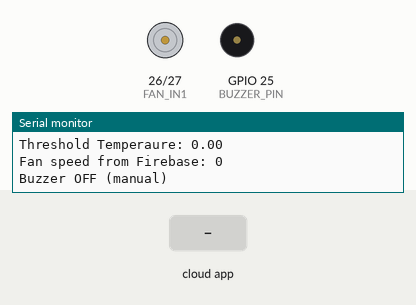
Simulated run of this sketch. Board: ESP32. Shown: motor-driver pin pairs drawn as motors (green arrow = first pin HIGH = forward, orange = second pin HIGH = backward, longer = more drive), buzzer (waves = sounding, pin HIGH), the last lines printed to the serial monitor. The test bench sets the inputs (shaded band). WiFi joins after 1.5 s; servers stay silent unless stated; the local clock reads 2024-03-15 10:24:30 at power-on unless the sketch sets it; the Firebase database answers and starts empty.

Above: at 9.0 s.
9.1 s: the phone or cloud app sets buzzer to 1
At 10.3 s:
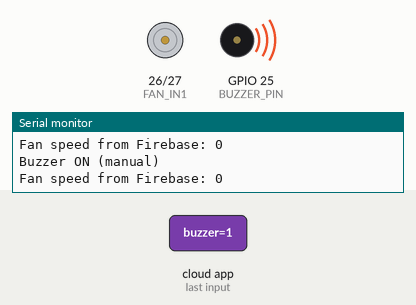
11.0 s: the phone or cloud app sets fanSpeed to 1
At 12.2 s:
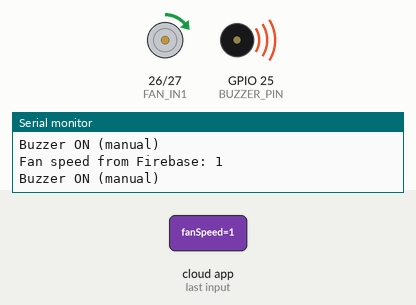
12.8 s: the phone or cloud app sets autoMode to 1
At 14.0 s:
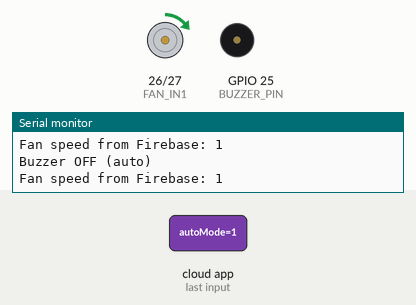
14.3 s: the phone or cloud app sets fanSpeed to 0
At 16.2 s:
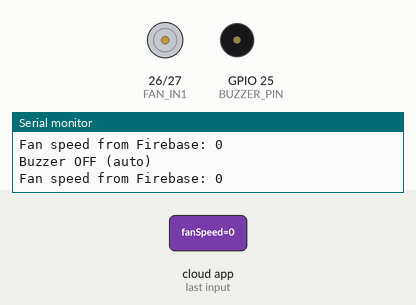
Timing chart, 0 to 17.4 s (numbered marks = the images above; inputs shaded):
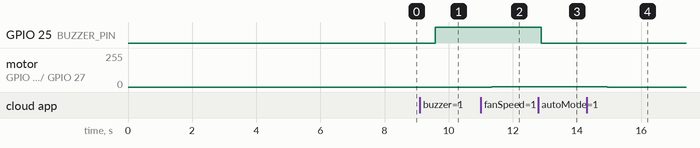

The sketch:

esp32.ino
```cpp
#include <WiFi.h>
#include <FirebaseESP32.h>


#include <DHT.h>
#include <Adafruit_Sensor.h>
#include <time.h>

// Replace with your network credentials
#define WIFI_SSID "S"
#define WIFI_PASSWORD "12345678"

// Replace with your Firebase project credentials
#define API_KEY "AIzaSyABeppC4z0SrUmDDieiAH0W9BTAY233FPE"
#define DATABASE_URL "https://solar-dryer-d2d1c-default-rtdb.firebaseio.com/"

// NTP Server settings
#define NTP_SERVER "pool.ntp.org"
#define GMT_OFFSET_SEC 19800  // India is UTC+5:30 (5.5*60*60)
#define DAYLIGHT_OFFSET_SEC 0
#define BUZZER_PIN 25
// DHT Sensor
#define DHTPIN 15    // ESP32 GPIO pin where DHT is connected
#define DHTTYPE DHT22 // DHT 22 (AM2302)
DHT dht(DHTPIN, DHTTYPE);

#define C_DHTPIN 14
#define C_DHTTYPE DHT22
DHT cdht(C_DHTPIN, C_DHTTYPE);

// Firebase objects
FirebaseData fbdo;
FirebaseAuth auth;
FirebaseConfig config;

// Variables to store sensor readings
float temperature = 0.0;
float humidity = 0.0;
float C_temperature = 0.0;
float C_humidity = 0.0;
char timestamp[25]; // Global timestamp buffer - moved here to global scope
String collectorShape="V_noholes";
int buzzerControl = -1;
int automode=1;
#define FAN_IN1 26  // PWM pin
#define FAN_IN2 27  // Direction pin (keep LOW for this fan)
int fanSpeed = 0;   // 0–255 manual speed
float autoTempThreshold = 20.0; // °C

unsigned long previousMillis = 0;
const long interval = 60000;  // Read sensor every 2 seconds

// Function to get current timestamp in the format "YYYY-MM-DD HH:MM:SS"
void getTimestamp() {
  struct tm timeinfo;
  if(!getLocalTime(&timeinfo)) {
    Serial.println("Failed to obtain time");
    strcpy(timestamp, "0000-00-00 00:00:00");
    return;
  }

  strftime(timestamp, sizeof(timestamp), "%Y-%m-%d %H:%M:%S", &timeinfo);
}

void fetchControls() {
  if (Firebase.getFloat(fbdo, "/solarDryer/control/thresholdTemp")) {
    autoTempThreshold = fbdo.floatData();
  }
  if (Firebase.getInt(fbdo, "/solarDryer/control/buzzer")) {
    buzzerControl = fbdo.intData();
  }
  if (Firebase.getInt(fbdo, "/solarDryer/control/autoMode")) {
    automode = fbdo.intData();
  }
}

void updateBuzzerLogic() {
  if (automode == 0) {
    // Manual mode
    if (buzzerControl == 1) {
      digitalWrite(BUZZER_PIN, HIGH);
      Serial.println("Buzzer ON (manual)");
    } else {
      digitalWrite(BUZZER_PIN, LOW);
      Serial.println("Buzzer OFF (manual)");
    }
  } else {
    // Auto mode
    if (temperature > autoTempThreshold) {
      digitalWrite(BUZZER_PIN, HIGH);
      Serial.println("Buzzer ON (auto)");

      // update Firebase so app sees ON
      Firebase.setInt(fbdo, "/solarDryer/control/buzzer", 1);
    } else {
      digitalWrite(BUZZER_PIN, LOW);
      Serial.println("Buzzer OFF (auto)");
      Firebase.setInt(fbdo, "/solarDryer/control/buzzer", 0);
    }
  }
}

void uploadHistory() {
  // 🔥 Get current timestamp in milliseconds
  unsigned long long timestamp = millis();
  // (Better: use NTP time for real-world timestamp in ms)

  // Path like: /solarDryer/history/Cylinder_holes/1755622998811
  String basePath = "/solarDryer/history/" + collectorShape + "/" + String(timestamp);

  // Save as indexed values
  if (Firebase.setFloat(fbdo, basePath + "/0", temperature)) {
    Serial.println("Temperature history saved");
  }
  if (Firebase.setFloat(fbdo, basePath + "/1", humidity)) {
    Serial.println("Humidity history saved");
  }
  if (Firebase.setFloat(fbdo, basePath + "/2", C_temperature)) {
    Serial.println("Collector Temp history saved");
  }
  if (Firebase.setFloat(fbdo, basePath + "/3", C_humidity)) {
    Serial.println("Collector Humidity history saved");
  }
}


void setup() {
  Serial.begin(9600);
  delay(2000);
  Serial.println("Hello from ESP32");

  // Initialize DHT sensors

   pinMode(FAN_IN1, OUTPUT);
  pinMode(FAN_IN2, OUTPUT);
  digitalWrite(FAN_IN2, LOW); // fixed direction
  analogWrite(FAN_IN1, 0);
  pinMode(BUZZER_PIN, OUTPUT);
  digitalWrite(BUZZER_PIN, LOW);

  dht.begin();
  delay(1000);
  cdht.begin();
  delay(1000);

  WiFi.begin(WIFI_SSID, WIFI_PASSWORD);
  Serial.print("Connecting to Wi-Fi");
  while (WiFi.status() != WL_CONNECTED) {
    Serial.print(".");
    delay(500);
  }
  Serial.println();
  Serial.println("Connected to Wi-Fi");
  Serial.print("WiFi signal strength (RSSI): ");
  Serial.println(WiFi.RSSI());

  // Configure time from NTP server
  configTime(GMT_OFFSET_SEC, DAYLIGHT_OFFSET_SEC, NTP_SERVER);
  Serial.println("Setting up time sync");
  delay(2000);

  // Get initial time
  getTimestamp();
  Serial.print("Current time: ");
  Serial.println(timestamp);

  Serial.println("Setting up Firebase config...");

  // Increase SSL buffer size
  fbdo.setBSSLBufferSize(4096, 1024);
  fbdo.setResponseSize(4096);

  // Firebase configuration
  config.api_key = API_KEY;
  config.database_url = DATABASE_URL;

  // Sign in with credentials
  auth.user.email = "shivnanzu@gmail.com";
  auth.user.password = "shiva_shiva";

  Serial.println("Starting Firebase...");

  // Initialize Firebase
  Firebase.begin(&config, &auth);
  Firebase.reconnectWiFi(true);
  Firebase.setReadTimeout(fbdo, 1000 * 60); // 1 minute timeout
  Firebase.setwriteSizeLimit(fbdo, "tiny");

  Serial.println("Firebase initialized");

  // Retry connection if needed
  int retryCount = 0;
  while (!Firebase.ready() && retryCount < 10) {
    Serial.println("Retrying Firebase connection...");
    delay(1000);
    retryCount++;
  }

  if (Firebase.ready()) {
    Serial.println("Firebase is ready");
  } else {
    Serial.println("Firebase not ready after retries");
  }

  if (Firebase.getString(fbdo, "/solarDryer/latest/Collector_shape")) {
   collectorShape= fbdo.stringData();
  Serial.println("Collector shape: " + collectorShape);
} else {
  Serial.println("Failed to get collector shape");
  Serial.println(fbdo.errorReason());
}
  if (Firebase.getFloat(fbdo, "/solarDryer/control/thresholdTemp")) {
   autoTempThreshold= fbdo.floatData();
  Serial.println("Threshold Temperaure: " +String(autoTempThreshold) );
} else {
  Serial.println("Failed to get collector shape");
  Serial.println(fbdo.errorReason());
}


}

void loop() {
  unsigned long currentMillis = millis();

  // Only read sensor every 2 seconds
  if (currentMillis - previousMillis >= interval) {
    previousMillis = currentMillis;

    // Get current timestamp
    getTimestamp();
    Serial.print("Current time: ");
    Serial.println(timestamp);

    // Read sensor values
    humidity = dht.readHumidity();
    temperature = dht.readTemperature();
    C_humidity = cdht.readHumidity();
    C_temperature = cdht.readTemperature();

    // Upload timestamp to Firebase
    if (Firebase.setString(fbdo, "/solarDryer/latest/timestamp", timestamp)) {
      Serial.println("Timestamp uploaded successfully");
    } else {
      Serial.println("Failed to upload timestamp");
      Serial.println(fbdo.errorReason());
    }

    // Check if readings failed for first sensor
    if (isnan(temperature) || isnan(humidity)) {
      Serial.println("Failed to read from DHT sensor!");

      // Try to reinitialize the sensor
      dht.begin();
      delay(1000);
    } else {
      Serial.printf("Temp: %.2f C, Humidity: %.2f %%\n", temperature, humidity);


      if (Firebase.setFloat(fbdo, "/solarDryer/latest/temperature", temperature)) {
        Serial.println("Temperature uploaded successfully");
      } else {
        Serial.println("Failed to upload temperature");
        Serial.println(fbdo.errorReason());
      }

      if (Firebase.setFloat(fbdo, "/solarDryer/latest/humidity", humidity)) {
        Serial.println("Humidity uploaded successfully");
      } else {
        Serial.println("Failed to upload humidity");
        Serial.println(fbdo.errorReason());
      }


    }

    // Check if readings failed for second sensor
    if (isnan(C_temperature) || isnan(C_humidity)) {
      Serial.println("Failed to read from Collector DHT sensor!");
      // Try to reinitialize the sensor
      cdht.begin();
      delay(1000);
    } else {
      Serial.printf("Sensor 2 - C_Temp: %.2f C, C_Humidity: %.2f %%\n", C_temperature, C_humidity);

      // Upload to Firebase with C_ endpoints
      if (Firebase.setFloat(fbdo, "/solarDryer/latest/Collector_temperature", C_temperature)) {
        Serial.println("C_temperature uploaded successfully");
      } else {
        Serial.println("Failed to upload C_temperature");
        Serial.println(fbdo.errorReason());
      }

      if (Firebase.setFloat(fbdo, "/solarDryer/latest/Collector_humidity", C_humidity)) {
        Serial.println("C_humidity uploaded successfully");
      } else {
        Serial.println("Failed to upload C_humidity");
        Serial.println(fbdo.errorReason());
      }
    }
    uploadHistory();
  }


  if (Firebase.getInt(fbdo, "/solarDryer/control/fanSpeed")) { // Flutter app sets this
    fanSpeed = fbdo.intData();
    fanSpeed = constrain(fanSpeed, 0, 255);
    Serial.printf("Fan speed from Firebase: %d\n", fanSpeed);
  } else {
    Serial.println("Failed to read fan speed: " + fbdo.errorReason());
  }

  // Temperature-based override
  if (temperature > autoTempThreshold) {
    analogWrite(FAN_IN1, 255); // full speed
    Serial.println("Auto mode: High temp, full speed");
  } else {
    analogWrite(FAN_IN1, fanSpeed); // manual speed
  }
  fetchControls();

  updateBuzzerLogic();


  delay(500); // Check fan speed twice a second

  // Other tasks can run here without blocking

}
```

Measured:
- after the input at 9.1 s, GPIO 25 (BUZZER_PIN): LOW → HIGH after 0.49 s
- after the input at 11.0 s, motor on GPIO 26 (FAN_IN1) / GPIO 27 (FAN_IN2): stopped → forward 1/255 after 0.34 s
- after the input at 12.8 s, GPIO 25 (BUZZER_PIN): HIGH → LOW after 0.09 s
- after the input at 14.3 s, motor on GPIO 26 (FAN_IN1) / GPIO 27 (FAN_IN2): forward 1/255 → stopped after 0.64 s
